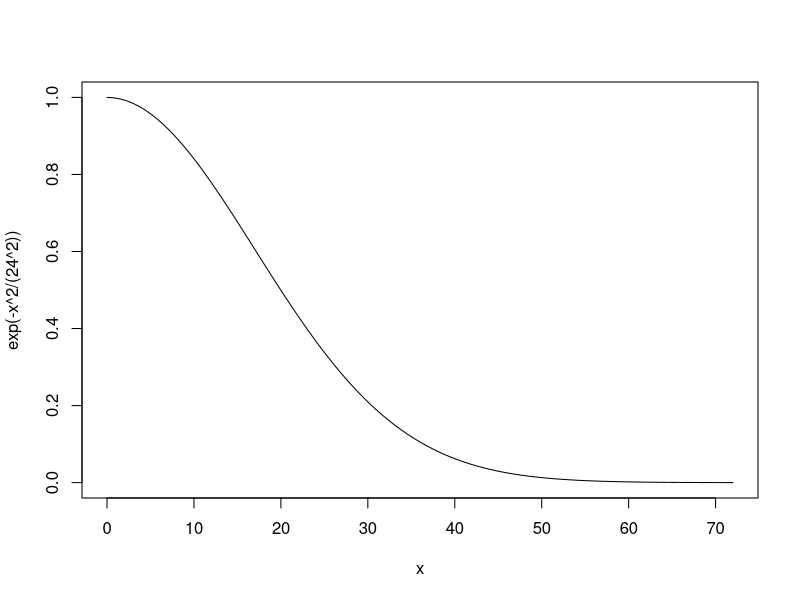
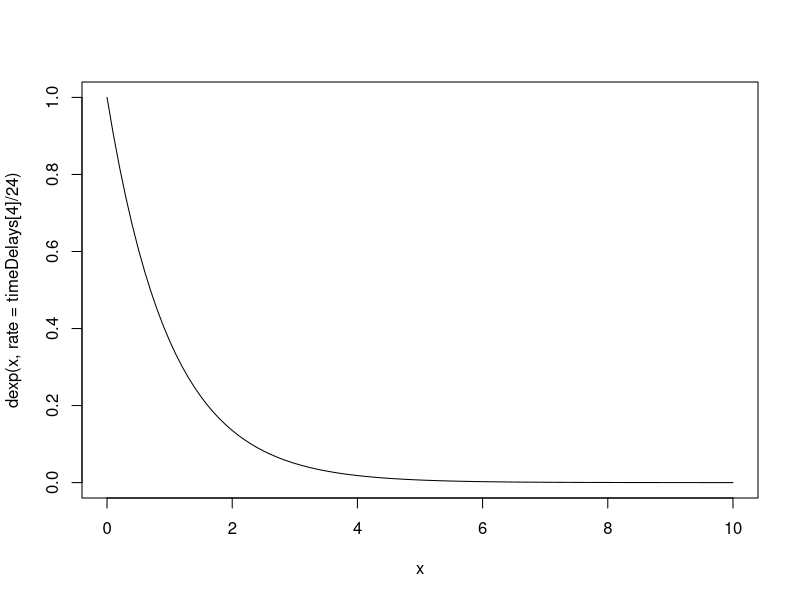
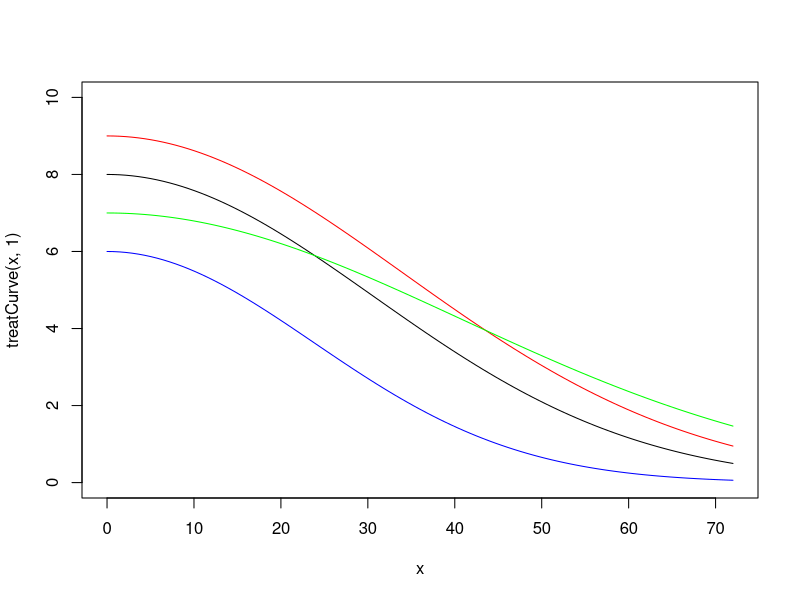
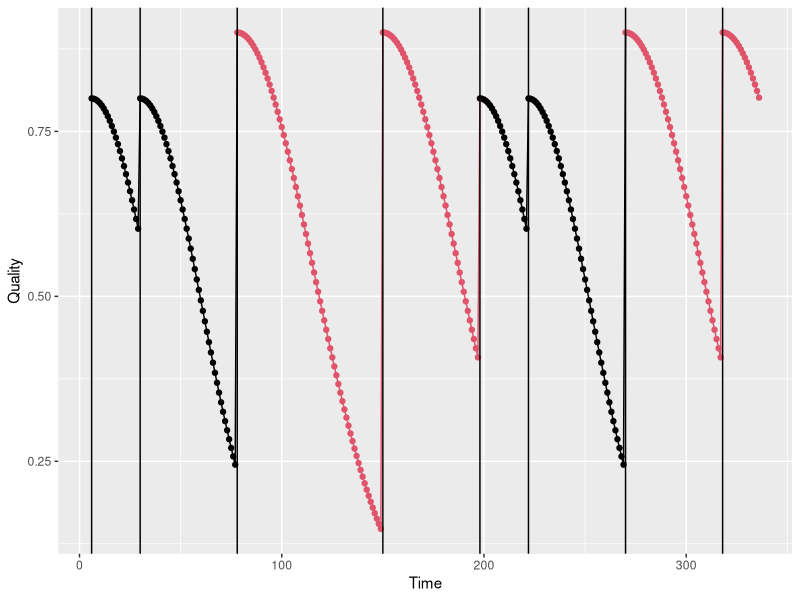
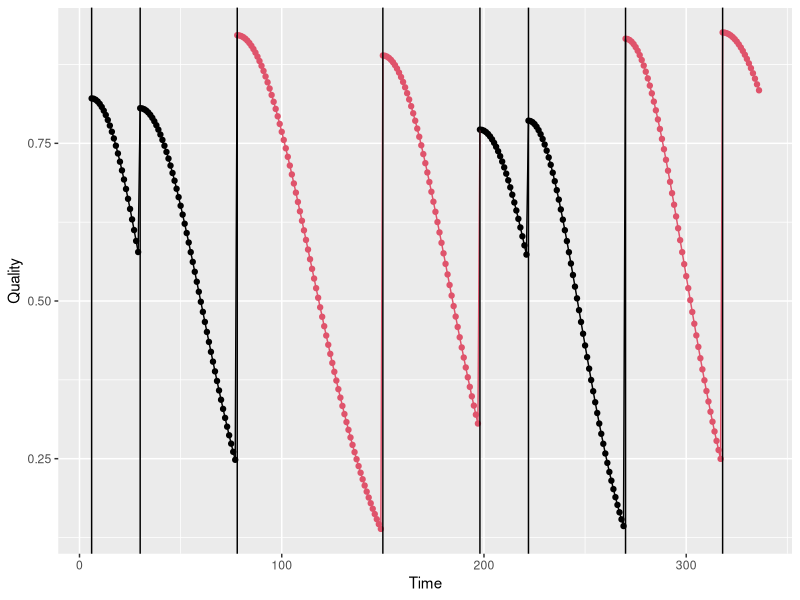
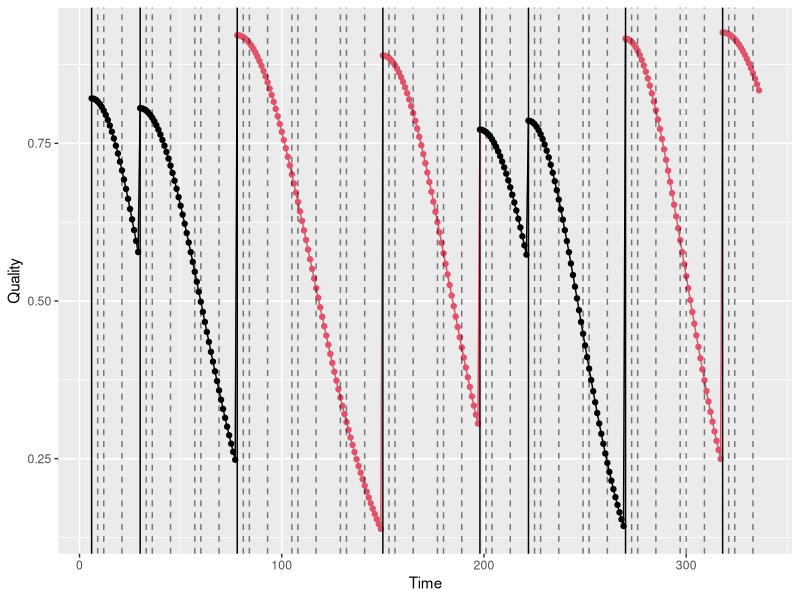
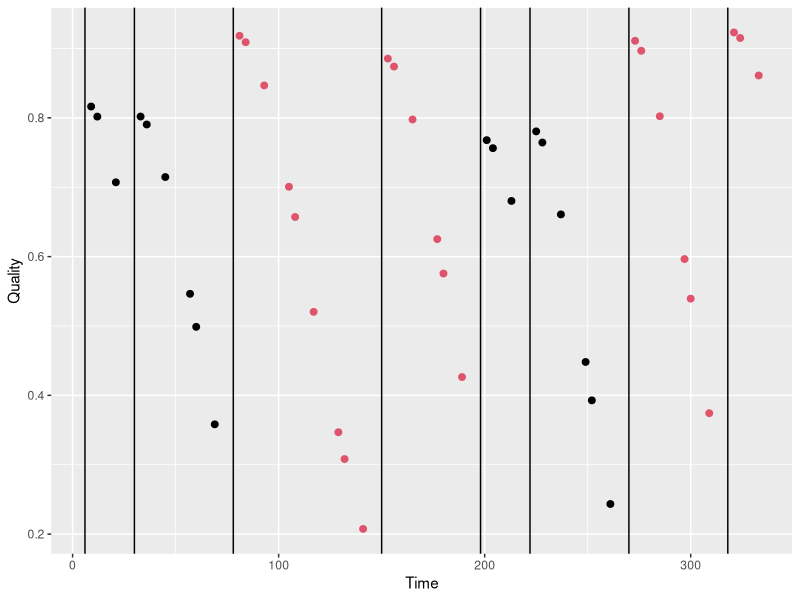
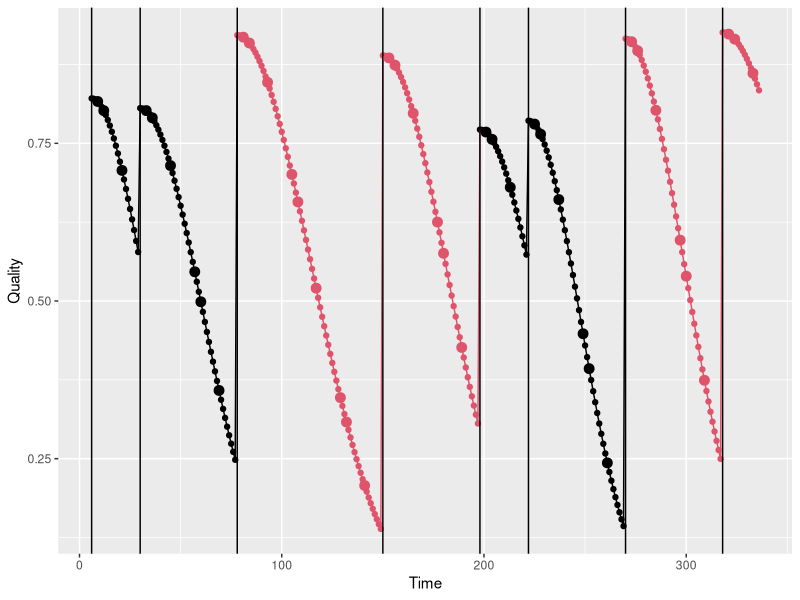

Source code (R) for these figures, in order:
#Hair Research model checking

library(tidyverse)

treatEffects = 1
timeDelays = c(2,5,12,24)
alpha = 24
treatRate = c(.9,1,1.1,1.05)
lambdaTreat = treatEffects * exp(-(timeDelays^2)/(treatRate * alpha^2))
lambdaTreat
curve(exp(-x^2/(24^2)),xlim = c(0,72))

lambdaTreat = rexp(length(timeDelays),timeDelays)
lambdaTreat
curve(dexp(x,rate = timeDelays[4]/24),xlim = c(0,10))


#Let's try something
alpha = 48
treatInts = c(8,9,7,6)
treatDelayRates = c(.9,1,1.2,.7)

treatCurve <- function(timeDelay,treatNum){
  return(treatInts[treatNum] * exp(-timeDelay^2 / 
                                     ((treatDelayRates[treatNum] * alpha)^2)))
}

curve(treatCurve(x,1),xlim = c(0,72),ylim = c(0,10))
curve(treatCurve(x,2),xlim = c(0,72),col = rgb(1,0,0),add = T)
curve(treatCurve(x,3),xlim = c(0,72),col = rgb(0,1,0),add = T)
curve(treatCurve(x,4),xlim = c(0,72),col = rgb(0,0,1),add = T)

#These curves make sense, but let's keep playing around
#Let's start thinking of the treatments as boosts, rather than intercepts
#and try to make full data generation options

#Assume hair quality between 0 and 1
baseHairQuality = .5
#Assume treatment times are listed at the following (as hours since start)
treatTimes = (c(1.25,2.25,4.25,7.25,9.25,10.25,12.25,14.25) - 1) * 24
#List which treatment used
treatAssign = c(1,1,2,2,1,1,2,2)
#Treat Spikes
treatSpikes = c(.2,.4) #Second treatment twice as good as first
treatInts = c(.8,.9) #Kinda the same, but different view
#Treat decays
treatDecays = c(.9,1.1) #First treatment should decay faster
#Now when a treatment is assigned, we will add the spike of the effect
#Or should it be more of a reset to the quality peak? I think that makes 
#more sense, but I'll check with experts
#Lets start with the peaks
generateHairQualityCurve <- function(t,z){
  #Given the treatment intercepts and decay rates set above and that this
  #model is how hair quality operates, this is the true curves we'd expect
  #t - time of treatment
  #z - assigned treatment
  timePoints = 1:(24*14)
  N = length(timePoints)
  qualityAssign = rep(NA,N)
  qualityAssign[t] = treatInts[z]
  lastTreatTime = -24
  lastTreatAssign = 1
  extendZ = rep(NA,N)
  for(i in 1:N){
    if(i %in% t) {
      lastTreatTime = i
      lastTreatAssign = z[t == i]
    }
    else{
      qualityAssign[i] = treatInts[lastTreatAssign] * 
        exp(-(lastTreatTime - i)^2 / (alpha * treatDecays[lastTreatAssign]) ^ 2)
    }
    extendZ[i] = lastTreatAssign
  }
  return(data.frame(Time = min(t):N,
                    Quality = qualityAssign[min(t):N],
                    Treatment = extendZ[min(t):N]))
  # return(data.frame(Time = timePoints,
  #                   Quality = qualityAssign,
  #                   Treatment = extendZ))
}
exCurve = generateHairQualityCurve(treatTimes,treatAssign)
ggplot(exCurve,aes(x = Time,y = Quality,color = Treatment)) + 
  geom_point() + 
  geom_line() +
  geom_vline(xintercept = treatTimes) + 
  scale_color_identity()

#Great, this makes sense
#Now lets make it Bayesian
generateBayesHairQualityCurve <- function(t,z){
  #Given the treatment intercepts and decay rates set above and that this
  #model is how hair quality operates, this is the true curves we'd expect
  #t - time of treatment
  #z - assigned treatment
  bayesTreatInts = rnorm(length(z),treatInts[z],sd = .025)
  bayesTreatDecays = rnorm(length(z),treatDecays[z],sd = .1)
  timePoints = 1:(24*14)
  N = length(timePoints)
  qualityAssign = rep(NA,N)
  qualityAssign[t] = bayesTreatInts
  lastTreatTime = -24
  lastTreatAssign = 1
  lastInt = bayesTreatInts[1]
  lastDecay = bayesTreatDecays[1]
  extendZ = rep(NA,N)
  for(i in 1:N){
    if(i %in% t) {
      lastTreatTime = i
      lastTreatAssign = z[t == i]
      lastInt = bayesTreatInts[t == i]
      lastDecay = bayesTreatDecays[t == i]
    }
    else{
      qualityAssign[i] = lastInt * 
        exp(-(lastTreatTime - i)^2 / (alpha * lastDecay) ^ 2)
    }
    extendZ[i] = lastTreatAssign
  }
  return(data.frame(Time = min(t):N,
                    Quality = qualityAssign[min(t):N],
                    Treatment = extendZ[min(t):N]))
  # return(data.frame(Time = timePoints,
  #                   Quality = qualityAssign,
  #                   Treatment = extendZ))
}
bayesCurve = generateBayesHairQualityCurve(treatTimes,treatAssign)
ggplot(bayesCurve,aes(x = Time,y = Quality,color = Treatment)) + 
  geom_point() + 
  geom_line() +
  geom_vline(xintercept = treatTimes) + 
  scale_color_identity()

#Okay so we got a bayesian version and it looks pretty good, now lets 
#try to see if we can do any inference

sampleTimes = sort(c(9 + 1:14 * 24,12 + 1:14 * 24,21 + 1:14 * 24)) - 24
ggplot(bayesCurve,aes(x = Time,y = Quality,color = Treatment)) + 
  geom_point() + 
  geom_line() +
  geom_vline(xintercept = treatTimes) + 
  scale_color_identity() + 
  geom_vline(xintercept = sampleTimes,lty = 2,alpha = .5)

sampleQualityDF = bayesCurve %>% filter(Time %in% sampleTimes)
ggplot(sampleQualityDF,aes(x = Time,y = Quality,color = Treatment)) + 
  geom_point(size = 2) + 
  geom_vline(xintercept = treatTimes) + 
  scale_color_identity()  

ggplot(bayesCurve,aes(x = Time,y = Quality,color = Treatment)) + 
  geom_point() + 
  geom_line() +
  geom_vline(xintercept = treatTimes) + 
  scale_color_identity() + 
  geom_point(data = sampleQualityDF,size = 3)

#Inference straight from this

sampleQualityDF
